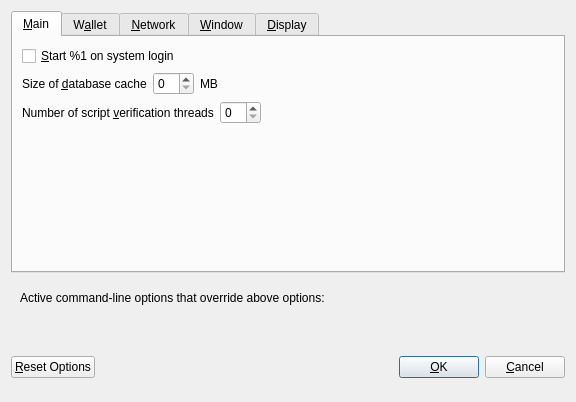
<?xml version="1.0" encoding="UTF-8"?>
<ui version="4.0">
 <class>OptionsDialog</class>
 <widget class="QDialog" name="OptionsDialog">
  <property name="geometry">
   <rect>
    <x>0</x>
    <y>0</y>
    <width>576</width>
    <height>402</height>
   </rect>
  </property>
  <property name="windowTitle">
   <string>Options</string>
  </property>
  <property name="modal">
   <bool>true</bool>
  </property>
  <layout class="QVBoxLayout" name="verticalLayout">
   <item>
    <widget class="QTabWidget" name="tabWidget">
     <property name="currentIndex">
      <number>0</number>
     </property>
     <widget class="QWidget" name="tabMain">
      <attribute name="title">
       <string>&amp;Main</string>
      </attribute>
      <layout class="QVBoxLayout" name="verticalLayout_Main">
       <item>
        <widget class="QCheckBox" name="bitcoinAtStartup">
         <property name="toolTip">
          <string>Automatically start %1 after logging in to the system.</string>
         </property>
         <property name="text">
          <string>&amp;Start %1 on system login</string>
         </property>
        </widget>
       </item>
       <item>
        <layout class="QHBoxLayout" name="horizontalLayout_2_Main">
         <item>
          <widget class="QLabel" name="databaseCacheLabel">
           <property name="text">
            <string>Size of &amp;database cache</string>
           </property>
           <property name="textFormat">
            <enum>Qt::PlainText</enum>
           </property>
           <property name="buddy">
            <cstring>databaseCache</cstring>
           </property>
          </widget>
         </item>
         <item>
          <widget class="QSpinBox" name="databaseCache"/>
         </item>
         <item>
          <widget class="QLabel" name="databaseCacheUnitLabel">
           <property name="text">
            <string>MB</string>
           </property>
           <property name="textFormat">
            <enum>Qt::PlainText</enum>
           </property>
          </widget>
         </item>
         <item>
          <spacer name="horizontalSpacer_2_Main">
           <property name="orientation">
            <enum>Qt::Horizontal</enum>
           </property>
           <property name="sizeHint" stdset="0">
            <size>
             <width>40</width>
             <height>20</height>
            </size>
           </property>
          </spacer>
         </item>
        </layout>
       </item>
       <item>
        <layout class="QHBoxLayout" name="horizontalLayout_3_Main">
         <item>
          <widget class="QLabel" name="threadsScriptVerifLabel">
           <property name="text">
            <string>Number of script &amp;verification threads</string>
           </property>
           <property name="textFormat">
            <enum>Qt::PlainText</enum>
           </property>
           <property name="buddy">
            <cstring>threadsScriptVerif</cstring>
           </property>
          </widget>
         </item>
         <item>
          <widget class="QSpinBox" name="threadsScriptVerif">
           <property name="toolTip">
            <string>(0 = auto, &lt;0 = leave that many cores free)</string>
           </property>
          </widget>
         </item>
         <item>
          <spacer name="horizontalSpacer_3_Main">
           <property name="orientation">
            <enum>Qt::Horizontal</enum>
           </property>
           <property name="sizeHint" stdset="0">
            <size>
             <width>40</width>
             <height>20</height>
            </size>
           </property>
          </spacer>
         </item>
        </layout>
       </item>
       <item>
        <spacer name="verticalSpacer_Main">
         <property name="orientation">
          <enum>Qt::Vertical</enum>
         </property>
         <property name="sizeHint" stdset="0">
          <size>
           <width>20</width>
           <height>40</height>
          </size>
         </property>
        </spacer>
       </item>
      </layout>
     </widget>
     <widget class="QWidget" name="tabWallet">
      <attribute name="title">
       <string>W&amp;allet</string>
      </attribute>
      <layout class="QVBoxLayout" name="verticalLayout_Wallet">
       <item>
        <widget class="QGroupBox" name="groupBox">
         <property name="title">
          <string>Expert</string>
         </property>
         <layout class="QVBoxLayout" name="verticalLayout_2">
          <item>
           <widget class="QCheckBox" name="coinControlFeatures">
            <property name="toolTip">
             <string>Whether to show coin control features or not.</string>
            </property>
            <property name="text">
             <string>Enable coin &amp;control features</string>
            </property>
           </widget>
          </item>
          <item>
           <widget class="QCheckBox" name="showMasternodesTab">
            <property name="toolTip">
             <string>Show additional tab listing all your masternodes in first sub-tab&lt;br/&gt;and all masternodes on the network in second sub-tab.</string>
            </property>
            <property name="text">
             <string>Show Masternodes Tab</string>
            </property>
           </widget>
          </item>
          <item>
           <widget class="QCheckBox" name="spendZeroConfChange">
            <property name="toolTip">
             <string>If you disable the spending of unconfirmed change, the change from a transaction&lt;br/&gt;cannot be used until that transaction has at least one confirmation.&lt;br/&gt;This also affects how your balance is computed.</string>
            </property>
            <property name="text">
             <string>&amp;Spend unconfirmed change</string>
            </property>
           </widget>
          </item>
         </layout>
        </widget>
       </item>
       <item>
        <spacer name="verticalSpacer_Wallet">
         <property name="orientation">
          <enum>Qt::Vertical</enum>
         </property>
         <property name="sizeHint" stdset="0">
          <size>
           <width>20</width>
           <height>40</height>
          </size>
         </property>
        </spacer>
       </item>
      </layout>
     </widget>
     <widget class="QWidget" name="tabNetwork">
      <attribute name="title">
       <string>&amp;Network</string>
      </attribute>
      <layout class="QVBoxLayout" name="verticalLayout_Network">
       <item>
        <widget class="QCheckBox" name="mapPortUpnp">
         <property name="toolTip">
          <string>Automatically open the Umbru Core client port on the router. This only works when your router supports UPnP and it is enabled.</string>
         </property>
         <property name="text">
          <string>Map port using &amp;UPnP</string>
         </property>
        </widget>
       </item>
       <item>
        <widget class="QCheckBox" name="allowIncoming">
         <property name="toolTip">
          <string>Accept connections from outside</string>
         </property>
         <property name="text">
          <string>Allow incoming connections</string>
         </property>
        </widget>
       </item>
       <item>
        <widget class="QCheckBox" name="connectSocks">
         <property name="toolTip">
          <string>Connect to the Umbru network through a SOCKS5 proxy.</string>
         </property>
         <property name="text">
          <string>&amp;Connect through SOCKS5 proxy (default proxy):</string>
         </property>
        </widget>
       </item>
       <item>
        <layout class="QHBoxLayout" name="horizontalLayout_1_Network">
         <item>
          <widget class="QLabel" name="proxyIpLabel">
           <property name="text">
            <string>Proxy &amp;IP:</string>
           </property>
           <property name="textFormat">
            <enum>Qt::PlainText</enum>
           </property>
           <property name="buddy">
            <cstring>proxyIp</cstring>
           </property>
          </widget>
         </item>
         <item>
          <widget class="QValidatedLineEdit" name="proxyIp">
           <property name="minimumSize">
            <size>
             <width>140</width>
             <height>0</height>
            </size>
           </property>
           <property name="maximumSize">
            <size>
             <width>140</width>
             <height>16777215</height>
            </size>
           </property>
           <property name="toolTip">
            <string>IP address of the proxy (e.g. IPv4: 127.0.0.1 / IPv6: ::1)</string>
           </property>
          </widget>
         </item>
         <item>
          <widget class="QLabel" name="proxyPortLabel">
           <property name="text">
            <string>&amp;Port:</string>
           </property>
           <property name="textFormat">
            <enum>Qt::PlainText</enum>
           </property>
           <property name="buddy">
            <cstring>proxyPort</cstring>
           </property>
          </widget>
         </item>
         <item>
          <widget class="QLineEdit" name="proxyPort">
           <property name="minimumSize">
            <size>
             <width>55</width>
             <height>0</height>
            </size>
           </property>
           <property name="maximumSize">
            <size>
             <width>55</width>
             <height>16777215</height>
            </size>
           </property>
           <property name="toolTip">
            <string>Port of the proxy (e.g. 9050)</string>
           </property>
          </widget>
         </item>
         <item>
          <spacer name="horizontalSpacer_1_Network">
           <property name="orientation">
            <enum>Qt::Horizontal</enum>
           </property>
           <property name="sizeHint" stdset="0">
            <size>
             <width>40</width>
             <height>20</height>
            </size>
           </property>
          </spacer>
         </item>
        </layout>
       </item>
       <item>
        <layout class="QHBoxLayout" name="horizontalLayout_2_Network">
         <item>
          <widget class="QLabel" name="proxyActiveNets">
           <property name="text">
            <string>Used for reaching peers via:</string>
           </property>
           <property name="textFormat">
            <enum>Qt::PlainText</enum>
           </property>
          </widget>
         </item>
         <item>
          <widget class="QCheckBox" name="proxyReachIPv4">
           <property name="enabled">
            <bool>false</bool>
           </property>
           <property name="toolTip">
            <string>Shows, if the supplied default SOCKS5 proxy is used to reach peers via this network type.</string>
           </property>
           <property name="text">
            <string/>
           </property>
          </widget>
         </item>
         <item>
          <widget class="QLabel" name="proxyReachIPv4Label">
           <property name="text">
            <string>IPv4</string>
           </property>
           <property name="textFormat">
            <enum>Qt::PlainText</enum>
           </property>
          </widget>
         </item>
         <item>
          <widget class="QCheckBox" name="proxyReachIPv6">
           <property name="enabled">
            <bool>false</bool>
           </property>
           <property name="toolTip">
            <string>Shows, if the supplied default SOCKS5 proxy is used to reach peers via this network type.</string>
           </property>
           <property name="text">
            <string/>
           </property>
          </widget>
         </item>
         <item>
          <widget class="QLabel" name="proxyReachIPv6Label">
           <property name="text">
            <string>IPv6</string>
           </property>
           <property name="textFormat">
            <enum>Qt::PlainText</enum>
           </property>
          </widget>
         </item>
         <item>
          <widget class="QCheckBox" name="proxyReachTor">
           <property name="enabled">
            <bool>false</bool>
           </property>
           <property name="toolTip">
            <string>Shows, if the supplied default SOCKS5 proxy is used to reach peers via this network type.</string>
           </property>
           <property name="text">
            <string/>
           </property>
          </widget>
         </item>
         <item>
          <widget class="QLabel" name="proxyReachTorLabel">
           <property name="text">
            <string>Tor</string>
           </property>
           <property name="textFormat">
            <enum>Qt::PlainText</enum>
           </property>
          </widget>
         </item>
         <item>
          <spacer name="horizontalSpacer_2_Network">
           <property name="orientation">
            <enum>Qt::Horizontal</enum>
           </property>
           <property name="sizeHint" stdset="0">
            <size>
             <width>40</width>
             <height>20</height>
            </size>
           </property>
          </spacer>
         </item>
        </layout>
       </item>
       <item>
        <widget class="QCheckBox" name="connectSocksTor">
         <property name="toolTip">
          <string>Connect to the Umbru network through a separate SOCKS5 proxy for Tor hidden services.</string>
         </property>
         <property name="text">
          <string>Use separate SOCKS5 proxy to reach peers via Tor hidden services:</string>
         </property>
        </widget>
       </item>
       <item>
        <layout class="QHBoxLayout" name="horizontalLayout_3_Network">
         <item>
          <widget class="QLabel" name="proxyIpTorLabel">
           <property name="text">
            <string>Proxy &amp;IP:</string>
           </property>
           <property name="textFormat">
            <enum>Qt::PlainText</enum>
           </property>
           <property name="buddy">
            <cstring>proxyIpTor</cstring>
           </property>
          </widget>
         </item>
         <item>
          <widget class="QValidatedLineEdit" name="proxyIpTor">
           <property name="minimumSize">
            <size>
             <width>140</width>
             <height>0</height>
            </size>
           </property>
           <property name="maximumSize">
            <size>
             <width>140</width>
             <height>16777215</height>
            </size>
           </property>
           <property name="toolTip">
            <string>IP address of the proxy (e.g. IPv4: 127.0.0.1 / IPv6: ::1)</string>
           </property>
          </widget>
         </item>
         <item>
          <widget class="QLabel" name="proxyPortTorLabel">
           <property name="text">
            <string>&amp;Port:</string>
           </property>
           <property name="textFormat">
            <enum>Qt::PlainText</enum>
           </property>
           <property name="buddy">
            <cstring>proxyPortTor</cstring>
           </property>
          </widget>
         </item>
         <item>
          <widget class="QLineEdit" name="proxyPortTor">
           <property name="minimumSize">
            <size>
             <width>55</width>
             <height>0</height>
            </size>
           </property>
           <property name="maximumSize">
            <size>
             <width>55</width>
             <height>16777215</height>
            </size>
           </property>
           <property name="toolTip">
            <string>Port of the proxy (e.g. 9050)</string>
           </property>
          </widget>
         </item>
         <item>
          <spacer name="horizontalSpacer_4_Network">
           <property name="orientation">
            <enum>Qt::Horizontal</enum>
           </property>
           <property name="sizeHint" stdset="0">
            <size>
             <width>40</width>
             <height>20</height>
            </size>
           </property>
          </spacer>
         </item>
        </layout>
       </item>
       <item>
        <spacer name="verticalSpacer_Network">
         <property name="orientation">
          <enum>Qt::Vertical</enum>
         </property>
         <property name="sizeHint" stdset="0">
          <size>
           <width>20</width>
           <height>40</height>
          </size>
         </property>
        </spacer>
       </item>
      </layout>
     </widget>
     <widget class="QWidget" name="tabWindow">
      <attribute name="title">
       <string>&amp;Window</string>
      </attribute>
      <layout class="QVBoxLayout" name="verticalLayout_Window">
       <item>
        <widget class="QCheckBox" name="hideTrayIcon">
         <property name="toolTip">
          <string>&amp;Hide the icon from the system tray.</string>
         </property>
         <property name="text">
          <string>Hide tray icon</string>
         </property>
        </widget>
       </item>
       <item>
        <widget class="QCheckBox" name="minimizeToTray">
         <property name="toolTip">
          <string>Show only a tray icon after minimizing the window.</string>
         </property>
         <property name="text">
          <string>&amp;Minimize to the tray instead of the taskbar</string>
         </property>
        </widget>
       </item>
       <item>
        <widget class="QCheckBox" name="minimizeOnClose">
         <property name="toolTip">
          <string>Minimize instead of exit the application when the window is closed. When this option is enabled, the application will be closed only after selecting Exit in the menu.</string>
         </property>
         <property name="text">
          <string>M&amp;inimize on close</string>
         </property>
        </widget>
       </item>
       <item>
        <spacer name="verticalSpacer_Window">
         <property name="orientation">
          <enum>Qt::Vertical</enum>
         </property>
         <property name="sizeHint" stdset="0">
          <size>
           <width>20</width>
           <height>40</height>
          </size>
         </property>
        </spacer>
       </item>
      </layout>
     </widget>
     <widget class="QWidget" name="tabDisplay">
      <attribute name="title">
       <string>&amp;Display</string>
      </attribute>
      <layout class="QVBoxLayout" name="verticalLayout_Display">
       <item>
        <layout class="QHBoxLayout" name="horizontalLayout_1_Display">
         <item>
          <widget class="QLabel" name="langLabel">
           <property name="text">
            <string>User Interface &amp;language:</string>
           </property>
           <property name="textFormat">
            <enum>Qt::PlainText</enum>
           </property>
           <property name="buddy">
            <cstring>lang</cstring>
           </property>
          </widget>
         </item>
         <item>
          <widget class="QValueComboBox" name="lang">
           <property name="toolTip">
            <string>The user interface language can be set here. This setting will take effect after restarting %1.</string>
           </property>
          </widget>
         </item>
        </layout>
       </item>
       <item>
        <widget class="QLabel" name="label_3">
         <property name="toolTip">
          <string notr="true"/>
         </property>
         <property name="statusTip">
          <string notr="true"/>
         </property>
         <property name="whatsThis">
          <string notr="true"/>
         </property>
         <property name="accessibleName">
          <string notr="true"/>
         </property>
         <property name="text">
          <string>Language missing or translation incomplete? Help contributing translations here:
https://www.transifex.com/projects/p/umbru/</string>
         </property>
         <property name="wordWrap">
          <bool>true</bool>
         </property>
         <property name="openExternalLinks">
          <bool>true</bool>
         </property>
         <property name="textInteractionFlags">
          <set>Qt::TextBrowserInteraction</set>
         </property>
        </widget>
       </item>
       <item>
        <layout class="QHBoxLayout" name="horizontalLayout_4_Display" stretch="0,0">
         <item>
          <widget class="QLabel" name="themeLabel">
           <property name="text">
            <string>User Interface Theme:</string>
           </property>
          </widget>
         </item>
         <item>
          <widget class="QValueComboBox" name="theme"/>
         </item>
        </layout>
       </item>
       <item>
        <widget class="Line" name="line">
         <property name="orientation">
          <enum>Qt::Horizontal</enum>
         </property>
        </widget>
       </item>
       <item>
        <layout class="QHBoxLayout" name="horizontalLayout_2_Display">
         <item>
          <widget class="QLabel" name="unitLabel">
           <property name="text">
            <string>&amp;Unit to show amounts in:</string>
           </property>
           <property name="textFormat">
            <enum>Qt::PlainText</enum>
           </property>
           <property name="buddy">
            <cstring>unit</cstring>
           </property>
          </widget>
         </item>
         <item>
          <widget class="QValueComboBox" name="unit">
           <property name="toolTip">
            <string>Choose the default subdivision unit to show in the interface and when sending coins.</string>
           </property>
          </widget>
         </item>
        </layout>
       </item>
       <item>
        <layout class="QHBoxLayout" name="horizontalLayout_5_Display">
         <item>
          <widget class="QLabel" name="digitsLabel">
           <property name="text">
            <string>Decimal digits</string>
           </property>
          </widget>
         </item>
         <item>
          <widget class="QValueComboBox" name="digits"/>
         </item>
        </layout>
       </item>
       <item>
        <layout class="QHBoxLayout" name="horizontalLayout_3_Display">
         <item>
          <widget class="QLabel" name="thirdPartyTxUrlsLabel">
           <property name="toolTip">
            <string>Third party URLs (e.g. a block explorer) that appear in the transactions tab as context menu items.&lt;br/&gt;%s in the URL is replaced by transaction hash. Multiple URLs are separated by vertical bar |.</string>
           </property>
           <property name="text">
            <string>Third party transaction URLs</string>
           </property>
           <property name="buddy">
            <cstring>thirdPartyTxUrls</cstring>
           </property>
          </widget>
         </item>
         <item>
          <widget class="QLineEdit" name="thirdPartyTxUrls">
           <property name="toolTip">
            <string>Third party URLs (e.g. a block explorer) that appear in the transactions tab as context menu items.&lt;br/&gt;%s in the URL is replaced by transaction hash. Multiple URLs are separated by vertical bar |.</string>
           </property>
          </widget>
         </item>
        </layout>
       </item>
       <item>
        <spacer name="verticalSpacer">
         <property name="orientation">
          <enum>Qt::Vertical</enum>
         </property>
         <property name="sizeHint" stdset="0">
          <size>
           <width>20</width>
           <height>40</height>
          </size>
         </property>
        </spacer>
       </item>
      </layout>
     </widget>
    </widget>
   </item>
   <item>
    <widget class="QFrame" name="frame">
     <layout class="QVBoxLayout" name="verticalLayout_Bottom">
      <item>
       <layout class="QHBoxLayout" name="horizontalLayout_Bottom">
        <item>
         <widget class="QLabel" name="overriddenByCommandLineInfoLabel">
          <property name="text">
           <string>Active command-line options that override above options:</string>
          </property>
          <property name="textFormat">
           <enum>Qt::PlainText</enum>
          </property>
         </widget>
        </item>
        <item>
         <spacer name="horizontalSpacer_Bottom">
          <property name="orientation">
           <enum>Qt::Horizontal</enum>
          </property>
          <property name="sizeHint" stdset="0">
           <size>
            <width>40</width>
            <height>20</height>
           </size>
          </property>
         </spacer>
        </item>
       </layout>
      </item>
      <item>
       <widget class="QLabel" name="overriddenByCommandLineLabel">
        <property name="text">
         <string/>
        </property>
        <property name="textFormat">
         <enum>Qt::PlainText</enum>
        </property>
        <property name="wordWrap">
         <bool>true</bool>
        </property>
       </widget>
      </item>
     </layout>
    </widget>
   </item>
   <item>
    <layout class="QHBoxLayout" name="horizontalLayout_Buttons">
     <item>
      <widget class="QPushButton" name="resetButton">
       <property name="toolTip">
        <string>Reset all client options to default.</string>
       </property>
       <property name="text">
        <string>&amp;Reset Options</string>
       </property>
       <property name="autoDefault">
        <bool>false</bool>
       </property>
      </widget>
     </item>
     <item>
      <spacer name="horizontalSpacer_1">
       <property name="orientation">
        <enum>Qt::Horizontal</enum>
       </property>
       <property name="sizeHint" stdset="0">
        <size>
         <width>40</width>
         <height>48</height>
        </size>
       </property>
      </spacer>
     </item>
     <item>
      <widget class="QLabel" name="statusLabel">
       <property name="minimumSize">
        <size>
         <width>200</width>
         <height>0</height>
        </size>
       </property>
       <property name="font">
        <font>
         <weight>75</weight>
         <bold>true</bold>
        </font>
       </property>
       <property name="text">
        <string/>
       </property>
       <property name="textFormat">
        <enum>Qt::PlainText</enum>
       </property>
       <property name="wordWrap">
        <bool>true</bool>
       </property>
      </widget>
     </item>
     <item>
      <spacer name="horizontalSpacer_2">
       <property name="orientation">
        <enum>Qt::Horizontal</enum>
       </property>
       <property name="sizeHint" stdset="0">
        <size>
         <width>40</width>
         <height>48</height>
        </size>
       </property>
      </spacer>
     </item>
     <item>
      <widget class="QPushButton" name="okButton">
       <property name="text">
        <string>&amp;OK</string>
       </property>
       <property name="autoDefault">
        <bool>false</bool>
       </property>
       <property name="default">
        <bool>true</bool>
       </property>
      </widget>
     </item>
     <item>
      <widget class="QPushButton" name="cancelButton">
       <property name="text">
        <string>&amp;Cancel</string>
       </property>
       <property name="autoDefault">
        <bool>false</bool>
       </property>
      </widget>
     </item>
    </layout>
   </item>
  </layout>
 </widget>
 <customwidgets>
  <customwidget>
   <class>QValidatedLineEdit</class>
   <extends>QLineEdit</extends>
   <header>qvalidatedlineedit.h</header>
  </customwidget>
  <customwidget>
   <class>QValueComboBox</class>
   <extends>QComboBox</extends>
   <header>qvaluecombobox.h</header>
  </customwidget>
 </customwidgets>
 <resources/>
 <connections/>
</ui>
